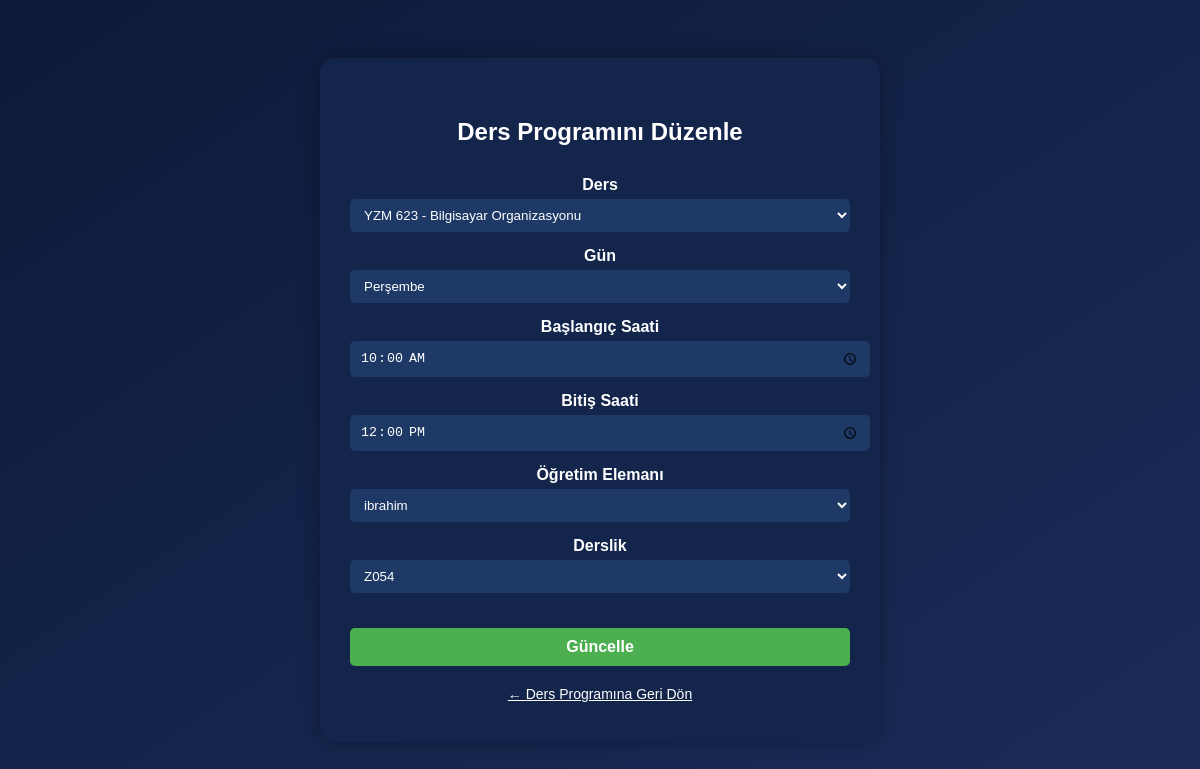
The page /uni/ders_programi/duzenle/7/ (signed in) on the database its author committed.
### uni/models.py (models this page shows, shortened)
class DersProgrami(models.Model):
    GUNLER = [
        ('Pazartesi', 'Pazartesi'),
        ('Salı', 'Salı'),
        ('Çarşamba', 'Çarşamba'),
        ('Perşembe', 'Perşembe'),
        ('Cuma', 'Cuma'),
    ]
    ders = models.ForeignKey(Ders, on_delete=models.CASCADE)
    derslik = models.ForeignKey(Derslik, on_delete=models.CASCADE)
    ogretim_elemani = models.ForeignKey(User, on_delete=models.CASCADE, limit_choices_to={'role': 'akademisyen'})
    gun = models.CharField(max_length=10, choices=GUNLER)
    baslangic_saati = models.TimeField()
    bitis_saati = models.TimeField()
    class Meta:
        unique_together = ['ders', 'gun', 'baslangic_saati']

### uni/views.py (the view)
# urls.py: path('ders_programi/duzenle/<int:pk>/', views.ders_programi_duzenle, name='ders_programi_duzenle'),
@login_required
def ders_programi_duzenle(request, pk):
    program = get_object_or_404(DersProgrami, pk=pk)
    if request.method == 'POST':
        form = DersProgramiForm(request.POST, instance=program)
        if form.is_valid():
            derslik = form.cleaned_data['derslik']
            ders = form.cleaned_data['ders']
            ogretim_elemani = form.cleaned_data['ogretim_elemani']
            gun = form.cleaned_data['gun']
            baslangic_saati = form.cleaned_data['baslangic_saati']
            bitis_saati = form.cleaned_data['bitis_saati']
            derslik_cakisiyor = DersProgrami.objects.filter(
                gun=gun,
                derslik=derslik,
                baslangic_saati__lt=bitis_saati,
                bitis_saati__gt=baslangic_saati
            ).exclude(pk=program.pk).exists()
            akademisyen_cakisiyor = DersProgrami.objects.filter(
                gun=gun,
                ogretim_elemani=ogretim_elemani,
                baslangic_saati__lt=bitis_saati,
                bitis_saati__gt=baslangic_saati
            ).exclude(pk=program.pk).exists()
            kapasite_asimi = ders.ogrenci_sayisi > derslik.kapasite
            if derslik_cakisiyor:
                form.add_error(None, "Seçilen derslikte belirtilen gün ve saatlerde başka bir ders bulunmaktadır.")
            elif akademisyen_cakisiyor:
                form.add_error(None, "Bu akademisyenin belirtilen gün ve saatlerde başka bir dersi bulunmaktadır.")
            elif kapasite_asimi:
                form.add_error(None, f"Bu dersi alan öğrenci sayısı ({ders.ogrenci_sayisi}), "
                                     f"seçilen dersliğin kapasitesini ({derslik.kapasite}) aşıyor.")
            else:
                form.save()
                return redirect('ders_programi_list')
    else:
        form = DersProgramiForm(instance=program)
    return render(request, 'ders_programi_duzenle.html', {'form': form})

### uni/forms.py
class DersProgramiForm(forms.ModelForm):
    class Meta:
        model = DersProgrami
        fields = ['ders', 'derslik', 'ogretim_elemani', 'gun', 'baslangic_saati', 'bitis_saati']
        widgets = {
            'baslangic_saati': forms.TimeInput(attrs={'type': 'time'}),
            'bitis_saati': forms.TimeInput(attrs={'type': 'time'}),
        }

### uni/models.py (called while the page is built)
    def __str__(self):
        return f"{self.kod} - {self.ad}"

    def __str__(self):
        return self.ad

### uni/templates/ders_programi_duzenle.html (shortened to what this page needs)
{% extends "base.html" %}
{% block content %}
<div class="form-box">
    <h2>Ders Programını Düzenle</h2>
    <form method="POST">
        <div class="form-group">
            <label for="id_ders">Ders</label>
            {{ form.ders }}
        </div>
        <div class="form-group">
            <label for="id_gun">Gün</label>
            {{ form.gun }}
        </div>
        <div class="form-group">
            <label for="id_baslangic_saati">Başlangıç Saati</label>
            {{ form.baslangic_saati }}
        </div>
        <div class="form-group">
            <label for="id_bitis_saati">Bitiş Saati</label>
            {{ form.bitis_saati }}
        </div>
        <div class="form-group">
            <label for="id_ogretim_elemani">Öğretim Elemanı</label>
            {{ form.ogretim_elemani }}
        </div>
        <div class="form-group">
            <label for="id_derslik">Derslik</label>
            {{ form.derslik }}
        </div>
        <button type="submit" class="btn-save">Güncelle</button>
    </form>
    <a href="{% url 'ders_programi_list' %}" class="btn-back">← Ders Programına Geri Dön</a>
</div>
{% endblock %}

### uni/templates/base.html (style rules this page uses)
body { margin: 0; padding: 0; background: linear-gradient(to bottom right, #0d1a3a, #223362); font-family: Arial, sans-serif; color: white; min-height: 100vh; }
h2 { margin-bottom: 10px; }

### uni/templates/ders_programi_duzenle.html (style rules this page uses)
body { background: linear-gradient(to bottom right, #0d1a3a, #1b2c59); font-family: Arial, sans-serif; color: white; min-height: 100vh; display: flex; justify-content: center; align-items: center; }
.form-box { background-color: #13254b; padding: 40px 30px; border-radius: 15px; width: 500px; box-shadow: 0 0 20px rgba(0, 0, 0, 0.3); }
.form-box h2 { text-align: center; margin-bottom: 30px; }
.form-group { margin-bottom: 15px; }
.form-group label { font-weight: bold; display: block; margin-bottom: 5px; }
.form-group select, .form-group input { width: 100%; padding: 8px 10px; border: none; border-radius: 5px; background-color: #1e3966; color: white; }
.btn-save { width: 100%; padding: 10px; background-color: #4caf50; border: none; border-radius: 5px; font-weight: bold; font-size: 16px; color: white; margin-top: 20px; }
.btn-back { margin-top: 20px; display: block; text-align: center; color: white; text-decoration: underline; font-size: 14px; }

### rows shown on the page
DersProgrami: ders "YZM 623 - Bilgisayar Organizasyonu", gun "Perşembe", baslangic_saati "10:00:00", bitis_saati "12:00:00", ogretim_elemani "ibrahim", derslik "Z054"
